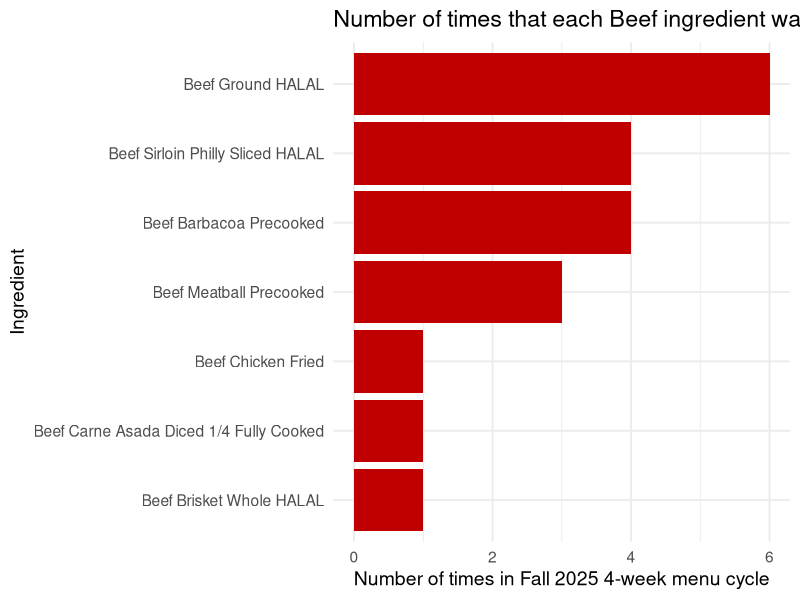
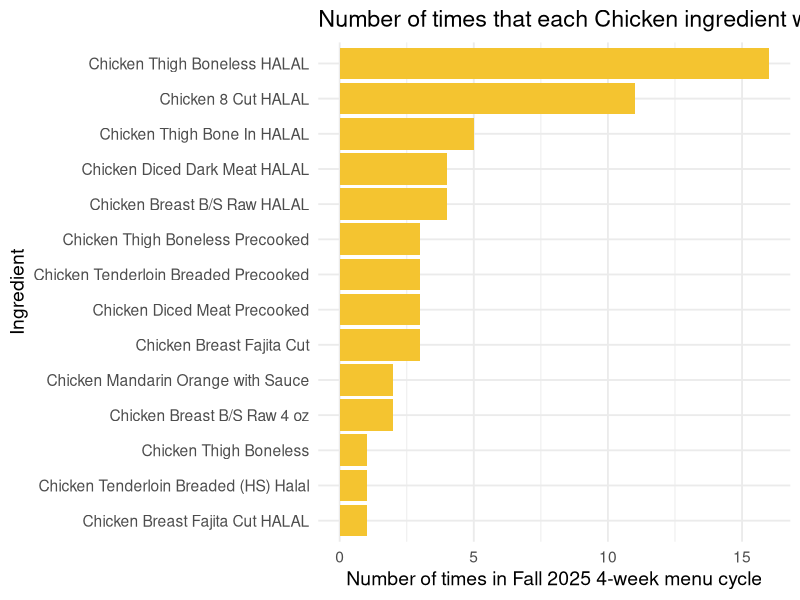
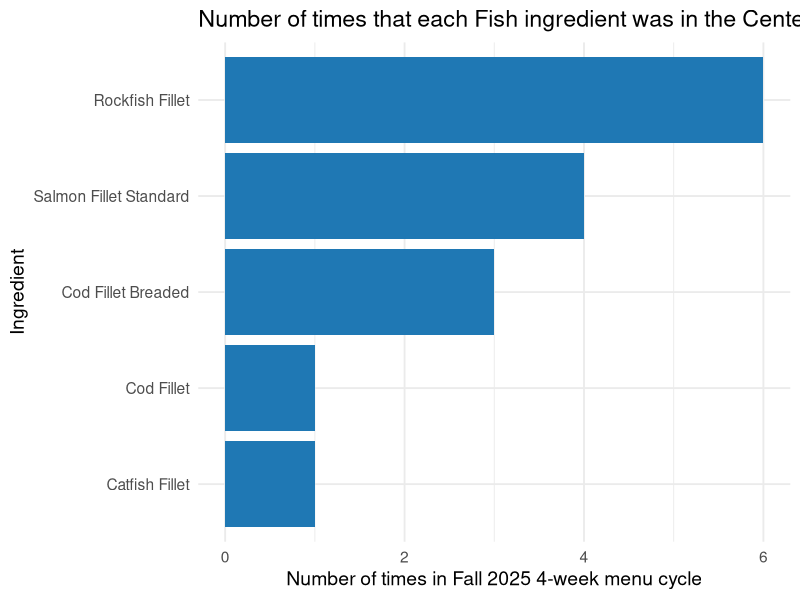
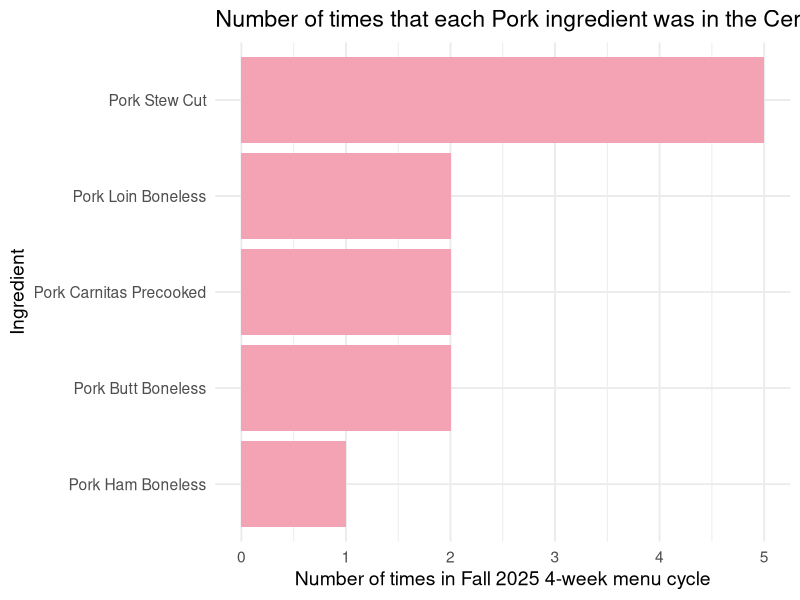
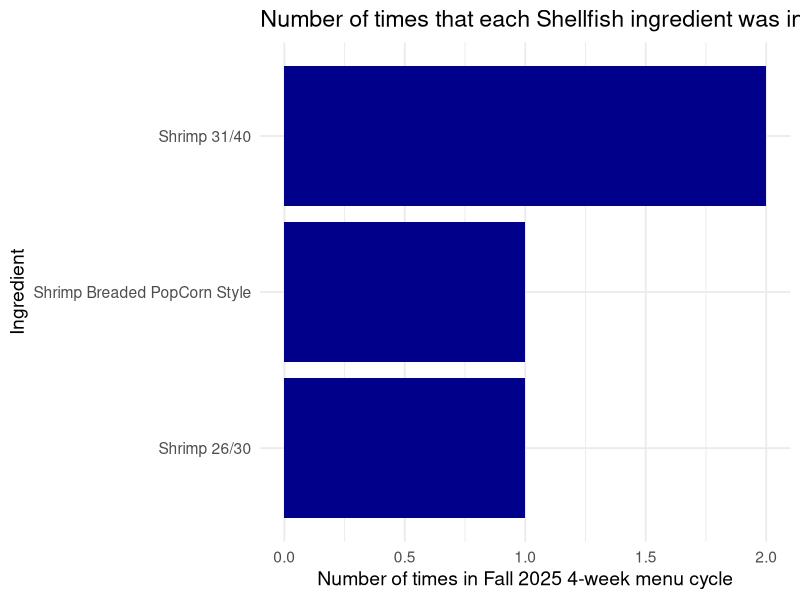
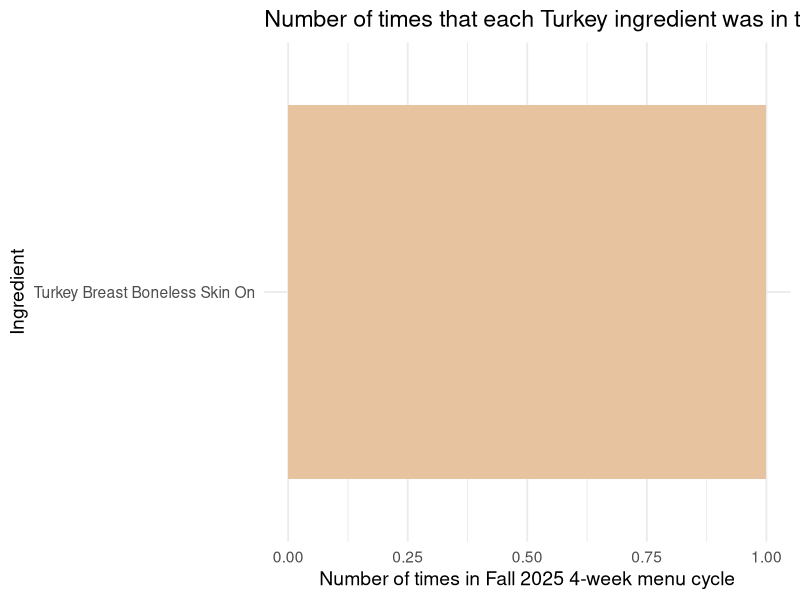
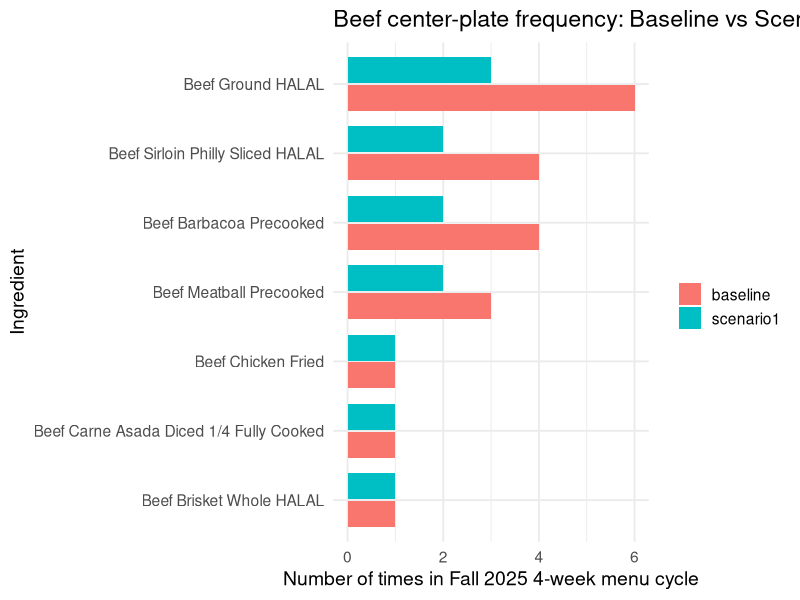
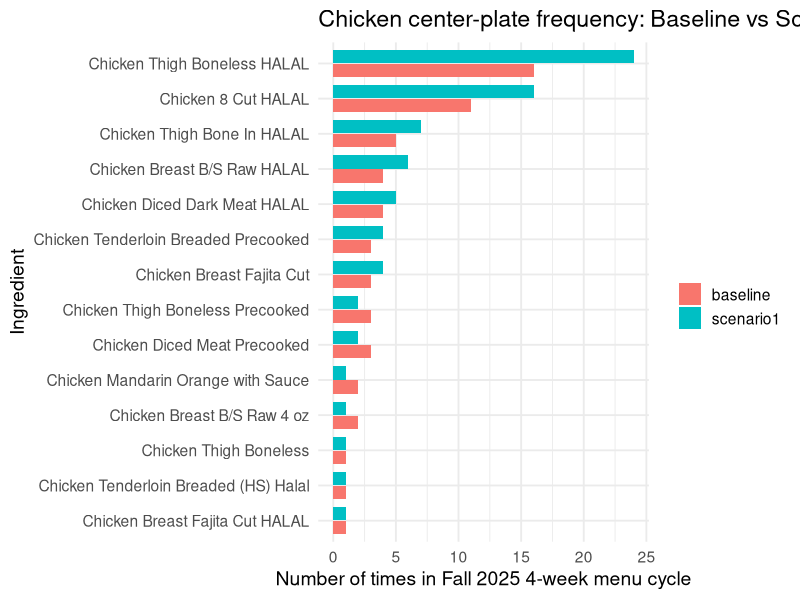

Reproduce these figures in R, in order.
## ---- chunk 1
knitr::opts_chunk$set(echo = TRUE)
## ---- chunk 2
library(dplyr)
library(ggplot2)
library(stringr)
library(lpSolve)

optimization <- read.csv("optimization_data.csv", stringsAsFactors = FALSE)

cut_col <- "Ingredient"

# Folder for outputs
dir.create("figures_menu_freq", showWarnings = FALSE)

meat_colors <- c(
  "Beef" = "#C00000",      # deep red
  "Pork" = "#F4A3B4",      # soft pink
  "Chicken" = "#F4C430",   # warm yellow
  "Fish" = "#1F78B4",      # blue
  "Turkey" = "#E8C3A0",    # light tan
  "Shellfish" = "#00008B" # darker blue
)


# Make one plot per Category
categories <- sort(unique(optimization$Category))

for (cat in categories) {

  df_cat <- optimization %>%
    filter(Category == cat, Menu_freq_f25 > 0) %>%
    mutate(cut = .data[[cut_col]]) %>%
    arrange(Menu_freq_f25)

  p <- ggplot(df_cat, aes(x = Menu_freq_f25,
                        y = reorder(cut, Menu_freq_f25),
                        fill = Category)) +
  geom_col() +
  scale_fill_manual(values = meat_colors) +
  labs(
    title = paste0("Number of times that each ", cat, " ingredient was in the Center Plate dish"),
    x = "Number of times in Fall 2025 4-week menu cycle",
    y = "Ingredient"
  ) +
  theme_minimal(base_size = 14) +
  theme(legend.position = "none")


  ggsave(
    filename = file.path("figures_menu_freq", paste0("baseline_", str_replace_all(cat, "\\s+", "_"), ".png")),
    plot = p, width = 12, height = 7, dpi = 300
  )
}

## ---- chunk 3

x0 <- optimization$Menu_freq_f25
n  <- nrow(optimization)

meals_served <- sum(x0)

# Lower bound 
reduction <- 0.5
lower <- ceiling(x0 * reduction)

# Upper bound 
max_multiplier <- 1.5
upper <- floor(x0 * max_multiplier)

price <- optimization$Avg_price_lb
ghg   <- optimization$Conventional_GHG_per_lb

sus_flag <- ifelse(tolower(optimization$Default_sus) %in% c("yes","y","true","1","Yes"), 1, 0)
sus_price <- price * sus_flag

# ---- Constraint matrix ----
# 1) Maintain total meals: sum(x) = meals_served
A <- matrix(1, nrow = 1, ncol = n)
dir <- "="
rhs <- meals_served

# 2) Lower bounds: x_i >= lower_i  ->  I x >= lower
A <- rbind(A, diag(n))
dir <- c(dir, rep(">=", n))
rhs <- c(rhs, lower)

# 3) Optional upper bounds: x_i <= upper_i -> I x <= upper (only for non-NA uppers)
if (any(!is.na(upper))) {
  idx <- which(!is.na(upper))
  A <- rbind(A, diag(n)[idx, , drop = FALSE])
  dir <- c(dir, rep("<=", length(idx)))
  rhs <- c(rhs, upper[idx])
}

sol1 <- lp(
  direction = "min",
  objective.in = price,
  const.mat = A,
  const.dir = dir,
  const.rhs = rhs,
  all.int = TRUE
)

sol1$status  # 0 means success
x1 <- sol1$solution
opt_cost <- sum(price * x1)

sol1 <- lp(
  direction = "min",
  objective.in = price,
  const.mat = A,
  const.dir = dir,
  const.rhs = rhs,
  all.int = TRUE
)

sol1$status  # 0 means success
x1 <- sol1$solution
opt_cost <- sum(price * x1)

cost_slack <- 0.001  # 0.1%

A2   <- rbind(A, price)
dir2 <- c(dir, "<=")
rhs2 <- c(rhs, opt_cost * (1 + cost_slack))

sol2 <- lp(
  direction = "max",
  objective.in = sus_price,
  const.mat = A2,
  const.dir = dir2,
  const.rhs = rhs2,
  all.int = TRUE
)

sol2$status
x2 <- sol2$solution
opt_sus <- sum(sus_price * x2)

sus_slack <- 0.0  # require best sustainable spend found in stage 2

A3   <- rbind(A2, sus_price)
dir3 <- c(dir2, ">=")
rhs3 <- c(rhs2, opt_sus * (1 - sus_slack))

sol3 <- lp(
  direction = "min",
  objective.in = ghg,
  const.mat = A3,
  const.dir = dir3,
  const.rhs = rhs3,
  all.int = TRUE
)

sol3$status
x3 <- sol3$solution

summ <- function(x) {
  total_cost <- sum(price * x)
  sus_spend  <- sum(sus_price * x)
  sus_pct    <- if (total_cost > 0) sus_spend / total_cost else NA_real_
  total_ghg  <- sum(ghg * x)
  c(meals = sum(x), total_cost = total_cost, sus_spend = sus_spend, sus_pct = sus_pct, total_ghg = total_ghg)
}

rbind(
  baseline = summ(x0),
  stage1_min_cost = summ(x1),
  stage2_max_sus_given_cost = summ(x2),
  stage3_min_ghg_given_cost_sus = summ(x3)
)

## ---- chunk 4

# Add optimized frequencies to the dataframe
optimization$freq_baseline <- optimization$Menu_freq_f25
optimization$freq_opt_costcut <- x3
optimization$delta_costcut <- optimization$freq_opt_costcut - optimization$freq_baseline

# Quick checks
sum(optimization$freq_baseline)
sum(optimization$freq_opt_costcut)

# Biggest decreases
optimization[order(optimization$delta_costcut), 
             c("Category","Ingredient","freq_baseline","freq_opt_costcut","delta_costcut",
               "Avg_price_lb","Default_sus","Conventional_GHG_per_lb")][1:20, ]

# Biggest increases
optimization[order(-optimization$delta_costcut), 
             c("Category","Ingredient","freq_baseline","freq_opt_costcut","delta_costcut",
               "Avg_price_lb","Default_sus","Conventional_GHG_per_lb")][1:20, ]

library(dplyr)

category_totals_costcut <- optimization %>%
  group_by(Category) %>%
  summarise(
    baseline_meals = sum(freq_baseline, na.rm = TRUE),
    opt_meals = sum(freq_opt_costcut, na.rm = TRUE),
    delta_meals = sum(delta_costcut, na.rm = TRUE),
    .groups = "drop"
  ) %>%
  arrange(desc(opt_meals))

category_totals_costcut

category_totals_costcut <- category_totals_costcut %>%
  mutate(
    baseline_share = baseline_meals / sum(baseline_meals),
    opt_share = opt_meals / sum(opt_meals)
  )

category_totals_costcut


## ---- chunk 5

library(tidyr)

dir.create("figures_menu_freq_compare", showWarnings = FALSE)

scenario_col <- "freq_opt_costcut"   # <- change if your Scenario #1 column name differs

for (cat in categories) {

  df_cat <- optimization %>%
    filter(Category == cat) %>%
    mutate(cut = .data[[cut_col]]) %>%
    select(Category, cut,
           baseline = Menu_freq_f25,
           scenario1 = .data[[scenario_col]]) %>%
    pivot_longer(cols = c(baseline, scenario1),
                 names_to = "scenario",
                 values_to = "freq") %>%
    filter(freq > 0) %>%
    group_by(cut) %>%
    mutate(order_key = max(freq, na.rm = TRUE)) %>%   # order cuts by max of the two scenarios
    ungroup() %>%
    mutate(cut = reorder(cut, order_key))

  p <- ggplot(df_cat, aes(x = freq, y = cut, fill = scenario)) +
    geom_col(position = position_dodge(width = 0.8), width = 0.75) +
    labs(
      title = paste0(cat, " center-plate frequency: Baseline vs Scenario #1"),
      x = "Number of times in Fall 2025 4-week menu cycle",
      y = "Ingredient",
      fill = ""
    ) +
    theme_minimal(base_size = 14)

  ggsave(
    filename = file.path("figures_menu_freq_compare", paste0("compare_", str_replace_all(cat, "\\s+", "_"), ".png")),
    plot = p, width = 12, height = 7, dpi = 300
  )
}


## ---- chunk 6

# --------- tuning knobs ----------
cost_slack <- 0.001  # allow +0.1% cost from min-cost solution so other objectives can move
ghg_slack  <- 0.0    # allow slight relaxation from best GHG before optimizing sustainability (e.g., 0.001)

# ============================================================
# Stage 1: Minimize cost (with your bounds + meal constraint)
# ============================================================
sol1b_stage1 <- lp(
  direction = "min",
  objective.in = price,
  const.mat = A,
  const.dir = dir,
  const.rhs = rhs,
  all.int = TRUE
)
stopifnot(sol1b_stage1$status == 0)

x1b_cost <- sol1b_stage1$solution
opt_cost_1b <- sum(price * x1b_cost)

# Add cost cap so later stages stay essentially min-cost
A_costcap   <- rbind(A, price)
dir_costcap <- c(dir, "<=")
rhs_costcap <- c(rhs, opt_cost_1b * (1 + cost_slack))

# ============================================================
# Stage 2: Minimize GHG subject to near-min-cost
# ============================================================
sol1b_stage2 <- lp(
  direction = "min",
  objective.in = ghg,
  const.mat = A_costcap,
  const.dir = dir_costcap,
  const.rhs = rhs_costcap,
  all.int = TRUE
)
stopifnot(sol1b_stage2$status == 0)

x1b_ghg <- sol1b_stage2$solution
opt_ghg_1b <- sum(ghg * x1b_ghg)

# Add GHG floor/cap so stage 3 keeps the best (or near-best) GHG found
# ghg %*% x <= opt_ghg * (1 + ghg_slack)
A_ghgcap   <- rbind(A_costcap, ghg)
dir_ghgcap <- c(dir_costcap, "<=")
rhs_ghgcap <- c(rhs_costcap, opt_ghg_1b * (1 + ghg_slack))

# ============================================================
# Stage 3: Maximize sustainable spend subject to near-min-cost + near-min-GHG
# ============================================================
sol1b_stage3 <- lp(
  direction = "max",
  objective.in = sus_price,
  const.mat = A_ghgcap,
  const.dir = dir_ghgcap,
  const.rhs = rhs_ghgcap,
  all.int = TRUE
)
stopifnot(sol1b_stage3$status == 0)

x1b_final <- sol1b_stage3$solution

# ============================================================
# Summaries + attach results
# ============================================================
summ <- function(x) {
  total_cost <- sum(price * x)
  sus_spend  <- sum(sus_price * x)
  sus_pct    <- if (total_cost > 0) sus_spend / total_cost else NA_real_
  total_ghg  <- sum(ghg * x)
  c(meals = sum(x), total_cost = total_cost, sus_spend = sus_spend, sus_pct = sus_pct, total_ghg = total_ghg)
}

scenario_1b_table <- rbind(
  baseline = summ(x0),
  s1b_stage1_min_cost = summ(x1b_cost),
  s1b_stage2_min_ghg_given_cost = summ(x1b_ghg),
  s1b_stage3_max_sus_given_cost_ghg = summ(x1b_final)
)

print(scenario_1b_table)

# Add to dataframe
optimization$freq_opt_s1b <- x1b_final
optimization$delta_s1b <- optimization$freq_opt_s1b - optimization$Menu_freq_f25

## ---- chunk 7

# ---- baseline totals ----
x0 <- optimization$Menu_freq_f25
baseline_cost <- sum(price * x0)

# Tuning knobs
# (Usually you keep cost_slack = 0 for "no increase", but you can allow tiny rounding wiggle.)
cost_slack <- 0.0   # 0 means cost must be <= baseline_cost exactly
sus_slack  <- 0.0   # 0 means keep the best sustainable spend in stage 3 (tight)

# ============================================================
# Constraint: cost cannot increase
# ============================================================
A_costcap   <- rbind(A, price)
dir_costcap <- c(dir, "<=")
rhs_costcap <- c(rhs, baseline_cost * (1 + cost_slack))

# ============================================================
# Stage 2.1: Maximize sustainability under cost cap
# ============================================================
sol2_stage1 <- lp(
  direction = "max",
  objective.in = sus_price,
  const.mat = A_costcap,
  const.dir = dir_costcap,
  const.rhs = rhs_costcap,
  all.int = TRUE
)

if (sol2_stage1$status != 0) {
  stop("Scenario 2 Stage 1 infeasible. Try relaxing reduction/upper bounds or set cost_slack to a small value (e.g., 0.001).")
}

x2_sus <- sol2_stage1$solution
opt_sus_2 <- sum(sus_price * x2_sus)

# ============================================================
# Stage 2.2: Minimize GHG, while keeping sustainability at (near) optimum
# ============================================================
A_susfloor   <- rbind(A_costcap, sus_price)
dir_susfloor <- c(dir_costcap, ">=")
rhs_susfloor <- c(rhs_costcap, opt_sus_2 * (1 - sus_slack))

sol2_stage2 <- lp(
  direction = "min",
  objective.in = ghg,
  const.mat = A_susfloor,
  const.dir = dir_susfloor,
  const.rhs = rhs_susfloor,
  all.int = TRUE
)

if (sol2_stage2$status != 0) {
  stop("Scenario 2 Stage 2 infeasible. Try setting sus_slack to a small value (e.g., 0.001 or 0.01).")
}

x2_final <- sol2_stage2$solution

# ============================================================
# Summaries
# ============================================================
summ <- function(x) {
  total_cost <- sum(price * x)
  sus_spend  <- sum(sus_price * x)
  sus_pct    <- if (total_cost > 0) sus_spend / total_cost else NA_real_
  total_ghg  <- sum(ghg * x)
  c(meals = sum(x), total_cost = total_cost, sus_spend = sus_spend, sus_pct = sus_pct, total_ghg = total_ghg)
}

scenario_2_table <- rbind(
  baseline = summ(x0),
  s2_stage1_max_sus_no_cost_increase = summ(x2_sus),
  s2_stage2_min_ghg_given_cost_and_sus = summ(x2_final)
)

print(scenario_2_table)

# ============================================================
# Attach Scenario 2 frequencies to your dataframe
# ============================================================
optimization$freq_opt_s2 <- x2_final
optimization$delta_s2 <- optimization$freq_opt_s2 - optimization$Menu_freq_f25

## ---- chunk 8

# If you didn't already set these:
optimization <- optimization %>%
  mutate(
    freq_baseline = Menu_freq_f25,
    delta_s2 = freq_opt_s2 - Menu_freq_f25
  )

category_totals_s2 <- optimization %>%
  group_by(Category) %>%
  summarise(
    baseline_meals = sum(freq_baseline, na.rm = TRUE),
    opt_meals_s2   = sum(freq_opt_s2, na.rm = TRUE),
    delta_meals_s2 = sum(delta_s2, na.rm = TRUE),
    baseline_share = baseline_meals / sum(freq_baseline, na.rm = TRUE),
    opt_share_s2   = opt_meals_s2 / sum(freq_opt_s2, na.rm = TRUE),
    .groups = "drop"
  ) %>%
  arrange(desc(opt_meals_s2))

category_totals_s2


## ---- chunk 9
#download these solutions

write.csv(optimization, file = "optimization_including_scenario2.csv", row.names = FALSE)

## ---- chunk 10

# ---- baseline & dimensions ----
x0 <- optimization$Menu_freq_f25
n  <- length(x0)
meals_served <- sum(x0)

# ---- vectors (assumes you already created these) ----
# price <- optimization$Avg_price_lb
# ghg   <- optimization$Conventional_GHG_per_lb
# sus_price <- price * sus_flag   # from earlier (Default_sus-based)

# ---- 25% bounds ----
reduction_25 <- 0.75   # can decrease at most 25%
increase_25  <- 1.25   # can increase at most 25%

lower_25 <- ceiling(x0 * reduction_25)
upper_25 <- floor(x0 * increase_25)

# ---- build constraints: sum meals + lower + upper ----
A <- matrix(1, nrow = 1, ncol = n)
dir <- "="
rhs <- meals_served

# lower bounds: x >= lower_25
A <- rbind(A, diag(n))
dir <- c(dir, rep(">=", n))
rhs <- c(rhs, lower_25)

# upper bounds: x <= upper_25
A <- rbind(A, diag(n))
dir <- c(dir, rep("<=", n))
rhs <- c(rhs, upper_25)

# ---- tuning knobs ----
cost_slack <- 0.001   # allow +0.1% cost beyond minimum so GHG/sus can move (increase if needed)
ghg_slack  <- 0.0     # keep best GHG in stage 3 (set to small >0 if stage3 can't move)

# ============================================================
# Stage 1: Minimize cost
# ============================================================
sol3_stage1 <- lp(
  direction = "min",
  objective.in = price,
  const.mat = A,
  const.dir = dir,
  const.rhs = rhs,
  all.int = TRUE
)

if (sol3_stage1$status != 0) {
  stop("Scenario 3 Stage 1 infeasible. ±25% caps may be too strict.")
}

x3_cost <- sol3_stage1$solution
opt_cost <- sum(price * x3_cost)

# Add cost cap: price %*% x <= opt_cost * (1 + cost_slack)
A_costcap   <- rbind(A, price)
dir_costcap <- c(dir, "<=")
rhs_costcap <- c(rhs, opt_cost * (1 + cost_slack))

# ============================================================
# Stage 2: Minimize GHG given near-min cost
# ============================================================
sol3_stage2 <- lp(
  direction = "min",
  objective.in = ghg,
  const.mat = A_costcap,
  const.dir = dir_costcap,
  const.rhs = rhs_costcap,
  all.int = TRUE
)

if (sol3_stage2$status != 0) {
  stop("Scenario 3 Stage 2 infeasible. Try increasing cost_slack (e.g., 0.01).")
}

x3_ghg <- sol3_stage2$solution
opt_ghg <- sum(ghg * x3_ghg)

# Add GHG cap: ghg %*% x <= opt_ghg * (1 + ghg_slack)
A_ghgcap   <- rbind(A_costcap, ghg)
dir_ghgcap <- c(dir_costcap, "<=")
rhs_ghgcap <- c(rhs_costcap, opt_ghg * (1 + ghg_slack))

# ============================================================
# Stage 3: Maximize sustainable spend given near-min cost + near-min GHG
# ============================================================
sol3_stage3 <- lp(
  direction = "max",
  objective.in = sus_price,
  const.mat = A_ghgcap,
  const.dir = dir_ghgcap,
  const.rhs = rhs_ghgcap,
  all.int = TRUE
)

if (sol3_stage3$status != 0) {
  stop("Scenario 3 Stage 3 infeasible. Try setting ghg_slack to small > 0 (e.g., 0.001 or 0.01).")
}

x3_final <- sol3_stage3$solution

# ============================================================
# Summaries + attach to df
# ============================================================
summ <- function(x) {
  total_cost <- sum(price * x)
  sus_spend  <- sum(sus_price * x)
  sus_pct    <- if (total_cost > 0) sus_spend / total_cost else NA_real_
  total_ghg  <- sum(ghg * x)
  c(meals = sum(x), total_cost = total_cost, sus_spend = sus_spend, sus_pct = sus_pct, total_ghg = total_ghg)
}

scenario_3_table <- rbind(
  baseline = summ(x0),
  s3_stage1_min_cost = summ(x3_cost),
  s3_stage2_min_ghg_given_cost = summ(x3_ghg),
  s3_stage3_max_sus_given_cost_ghg = summ(x3_final)
)

print(scenario_3_table)

# Add scenario 3 frequencies
optimization$freq_opt_s3 <- x3_final
optimization$delta_s3 <- optimization$freq_opt_s3 - optimization$Menu_freq_f25


## ---- chunk 11
#download these solutions

write.csv(optimization, file = "optimization_including_scenario3.csv", row.names = FALSE)

## ---- chunk 12
# Make sure delta exists
optimization <- optimization %>%
  mutate(
    freq_baseline = Menu_freq_f25,
    delta_s3 = freq_opt_s3 - Menu_freq_f25
  )

category_totals_s3 <- optimization %>%
  group_by(Category) %>%
  summarise(
    baseline_meals = sum(freq_baseline, na.rm = TRUE),
    opt_meals_s3   = sum(freq_opt_s3, na.rm = TRUE),
    delta_meals_s3 = sum(delta_s3, na.rm = TRUE),
    baseline_share = baseline_meals / sum(freq_baseline, na.rm = TRUE),
    opt_share_s3   = opt_meals_s3 / sum(freq_opt_s3, na.rm = TRUE),
    .groups = "drop"
  ) %>%
  arrange(desc(opt_meals_s3))

category_totals_s3
## ---- chunk 13

# --- baseline ---
x0 <- optimization$Menu_freq_f25
n  <- length(x0)
meals_served <- sum(x0)

# --- make sure Category is clean (prevents “Fish ” vs “Fish”) ---
optimization$Category <- trimws(optimization$Category)

# --- vectors (use your existing ones) ---
# price <- optimization$Avg_price_lb
# ghg   <- optimization$Conventional_GHG_per_lb
# sus_price <- price * sus_flag   # as you defined earlier

# ----------------------------
# 0) Build your usual per-item bounds + total meals constraints
#    (Use whatever bounds you’ve been using; below shows the ±50% version.)
# ----------------------------
reduction <- 0.5         # cannot decrease by more than 50%
max_multiplier <- 1.5    # cannot increase by more than 50%

lower <- ceiling(x0 * reduction)
upper <- floor(x0 * max_multiplier)

A <- matrix(1, nrow = 1, ncol = n)
dir <- "="
rhs <- meals_served

# lower bounds: x >= lower
A <- rbind(A, diag(n))
dir <- c(dir, rep(">=", n))
rhs <- c(rhs, lower)

# upper bounds: x <= upper
A <- rbind(A, diag(n))
dir <- c(dir, rep("<=", n))
rhs <- c(rhs, upper)

# ----------------------------
# 1) Add fish cap: total fish meals <= 1.15 * baseline fish meals
# ----------------------------
# IMPORTANT: adjust these labels to match your data exactly if needed
fish_labels <- c("Fish", "Seafood")

fish_idx <- which(optimization$Category %in% fish_labels)

# If fish_idx is empty, try this more flexible matching:
if (length(fish_idx) == 0) {
  fish_idx <- which(grepl("fish|seafood", tolower(optimization$Category)))
}

if (length(fish_idx) == 0) {
  stop("Could not find Fish rows. Check unique(optimization$Category) and update fish_labels.")
}

baseline_fish_meals <- sum(x0[fish_idx])
fish_cap <- floor(baseline_fish_meals * 1.15)

fish_row <- rep(0, n)
fish_row[fish_idx] <- 1

A_fish   <- rbind(A, fish_row)
dir_fish <- c(dir, "<=")
rhs_fish <- c(rhs, fish_cap)

# ----------------------------
# 2) Scenario 4: cost cannot increase (cap at baseline cost)
# ----------------------------
baseline_cost <- sum(price * x0)

cost_slack <- 0.0  # set to 0.001 if you want a tiny wiggle (0.1%)

A_costcap   <- rbind(A_fish, price)
dir_costcap <- c(dir_fish, "<=")
rhs_costcap <- c(rhs_fish, baseline_cost * (1 + cost_slack))

# ----------------------------
# 3) Stage 1: Maximize sustainability (under cost cap + fish cap + per-item bounds)
# ----------------------------
sol4_stage1 <- lp(
  direction = "max",
  objective.in = sus_price,
  const.mat = A_costcap,
  const.dir = dir_costcap,
  const.rhs = rhs_costcap,
  all.int = TRUE
)

if (sol4_stage1$status != 0) {
  stop("Scenario 4 Stage 1 infeasible. Try: (a) cost_slack <- 0.001, (b) relax bounds, or (c) fish cap too tight.")
}

x4_sus <- sol4_stage1$solution
opt_sus4 <- sum(sus_price * x4_sus)

# ----------------------------
# 4) Stage 2: Minimize GHG while keeping sustainability at (near) optimum
# ----------------------------
sus_slack <- 0.0  # set to 0.005 (0.5%) if Stage 2 becomes infeasible

A_susfloor   <- rbind(A_costcap, sus_price)
dir_susfloor <- c(dir_costcap, ">=")
rhs_susfloor <- c(rhs_costcap, opt_sus4 * (1 - sus_slack))

sol4_stage2 <- lp(
  direction = "min",
  objective.in = ghg,
  const.mat = A_susfloor,
  const.dir = dir_susfloor,
  const.rhs = rhs_susfloor,
  all.int = TRUE
)

if (sol4_stage2$status != 0) {
  stop("Scenario 4 Stage 2 infeasible. Try sus_slack <- 0.005 or 0.01.")
}

x4_final <- sol4_stage2$solution

# ----------------------------
# 5) Summaries + attach results
# ----------------------------
summ <- function(x) {
  total_cost <- sum(price * x)
  sus_spend  <- sum(sus_price * x)
  sus_pct    <- if (total_cost > 0) sus_spend / total_cost else NA_real_
  total_ghg  <- sum(ghg * x)
  fish_meals <- sum(x[fish_idx])
  c(meals = sum(x), total_cost = total_cost, sus_spend = sus_spend, sus_pct = sus_pct,
    total_ghg = total_ghg, fish_meals = fish_meals)
}

scenario_4_table <- rbind(
  baseline = summ(x0),
  s4_stage1_max_sus_no_costinc_fishcap = summ(x4_sus),
  s4_stage2_min_ghg_given_cost_sus_fishcap = summ(x4_final)
)

print(scenario_4_table)

# Attach to dataframe
optimization$freq_opt_s4 <- x4_final
optimization$delta_s4 <- optimization$freq_opt_s4 - optimization$Menu_freq_f25

## ---- chunk 14
#download these solutions

write.csv(optimization, file = "optimization_including_scenario4.csv", row.names = FALSE)
